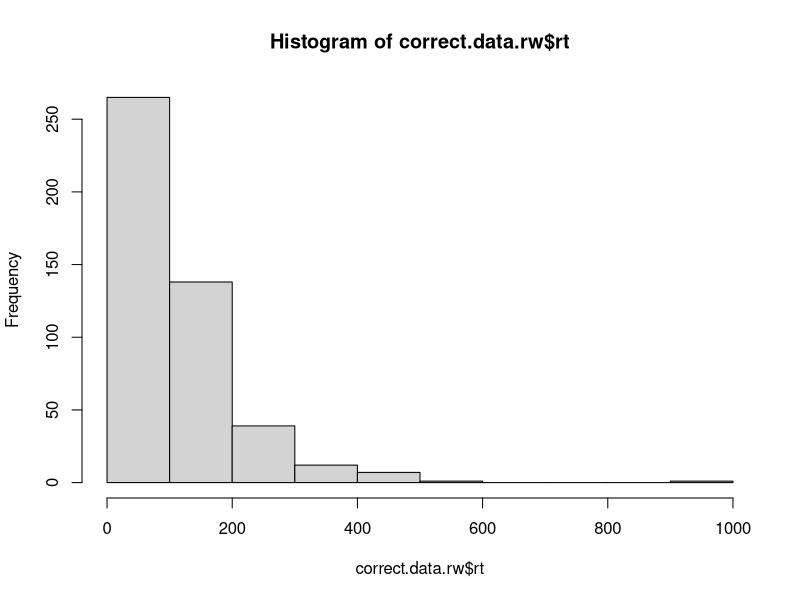
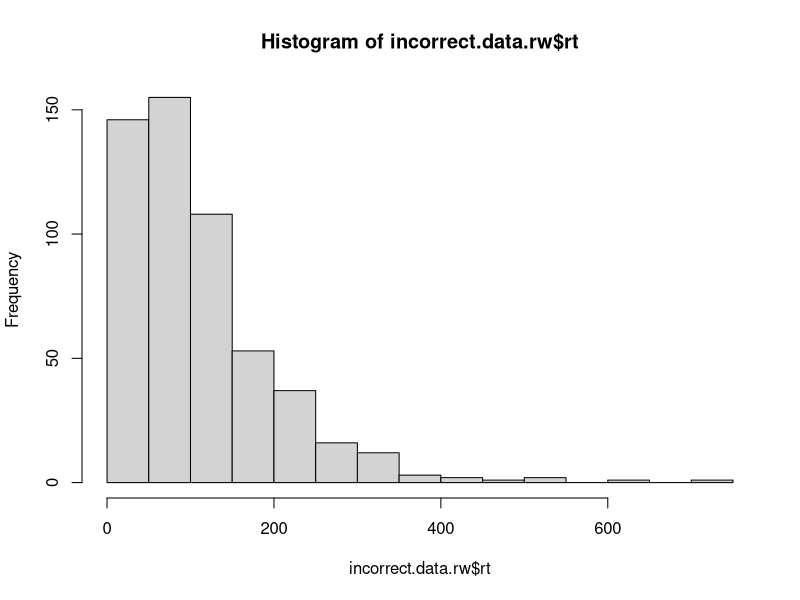

R code for these plots, in order:
# implement the model by filling in the function below
# the model should return a data frame with two columns: correct and rt
# the correct column should be TRUE or FALSE, and rt should contain the
# number of steps it took to reach the criterion.

# note that the function takes four arguments:
# samples is the number of samples to draw from the model
# drift is the drift rate (default value is 0)
# sdrw is the variability in the drift rate (default value is 0.3)
# criterion is the threshold for a response (default value is 3)

#accuracy.array <- if(trial == 3)
#  return(True)

Numbers.To.Sample <- rnorm(100, mean = 0, sd = 0.3)



Numbers.To.Sample

sum <- 0

  # Sum loop
RT <- 0  

while(sum < 3 && sum > -3){

  
 i <- rnorm(1, mean = 0, sd = 0.3) 
    sum <- sum + i 
    print(sum)
  
    RT = RT + 1 

}



random.walk.model <- function(samples, drift=0.0, sdrw=0.3, criterion=3){
  
  accuracy.array <- c()
  rt.array <- c()
  for(j in 1:samples){
    sum <- 0
    RT <- 0
    while(sum < criterion && sum > -criterion){
      i <- rnorm(1, mean = drift, sd = sdrw) 
      sum <- sum + i 
      
      
      RT = RT + 1
    }

    if(sum > criterion){
      accuracy.array[j] <- TRUE
    }
    if (sum < -criterion){
      accuracy.array[j] <- FALSE
    } 
    rt.array[j] <- RT
  } 

  
  
  output <- data.frame(
    correct = accuracy.array,
    rt = rt.array
  )
  
  return(output)
}


# test the model ####

# if the model is working correctly, then the line below should generate a data frame with 
# 1000 samples and about half of the samples should be correct. the average rt will probably
# be around 112, but might vary from that by a bit.

initial.test <- random.walk.model(1000)
sum(initial.test$correct) / length(initial.test$correct) # should be close to 0.5
mean(initial.test$rt) # should be about 112

# visualize the RT distributions ####

# we can use dplyr to filter the data and visualize the correct and incorrect RT distributions

library(dplyr)

correct.data.rw <- initial.test %>% filter(correct==TRUE)
incorrect.data.rw <- initial.test %>% filter(correct==FALSE)

hist(correct.data.rw$rt)
hist(incorrect.data.rw$rt)

mean(correct.data.rw$rt)
mean(incorrect.data.rw$rt)